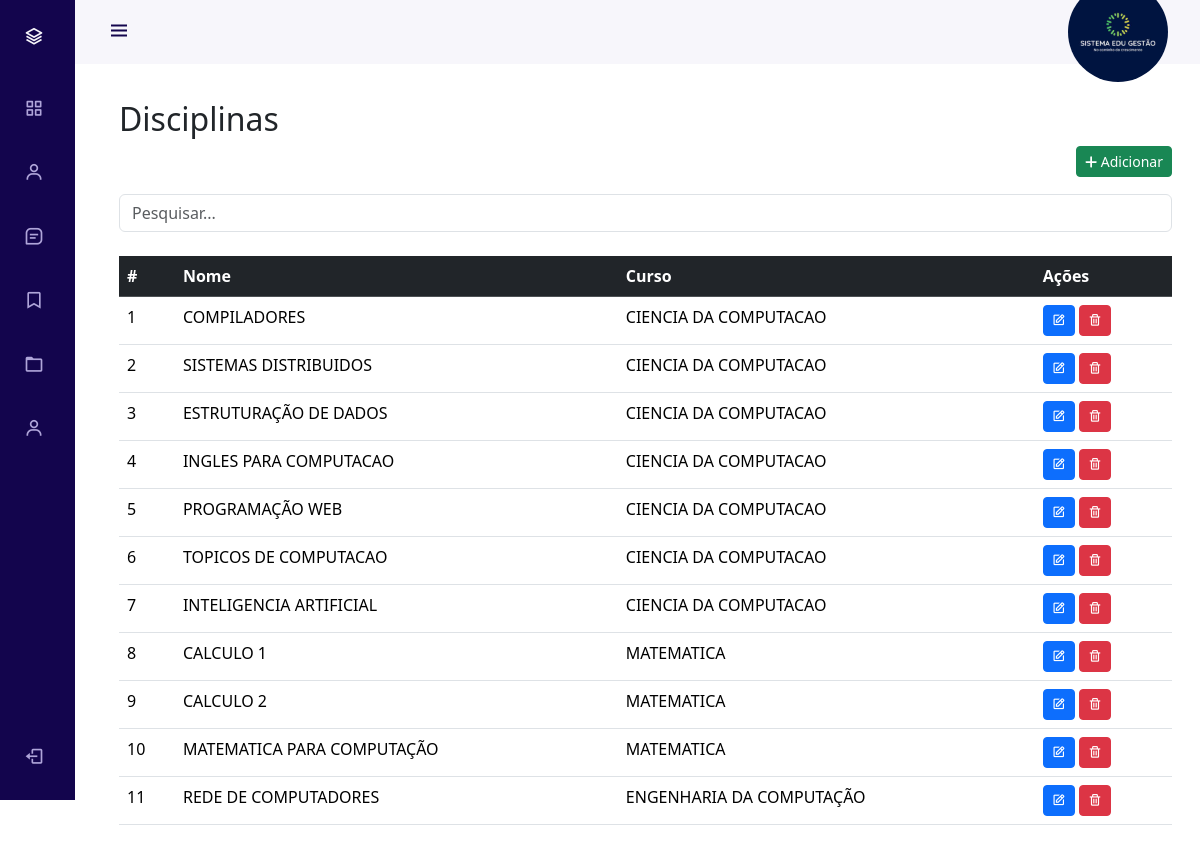
The page /view/subjects.php (signed in) on the database its author committed.
### tables this page shows
CREATE TABLE `disciplinas` (
  `id` int(11) NOT NULL AUTO_INCREMENT,
  `nome` varchar(255) NOT NULL,
  `curso_id` int(11) DEFAULT NULL,
  PRIMARY KEY (`id`),
  KEY `curso_id` (`curso_id`),
  CONSTRAINT `disciplinas_ibfk_1` FOREIGN KEY (`curso_id`) REFERENCES `cursos` (`id`)
);

CREATE TABLE `cursos` (
  `id` int(11) NOT NULL AUTO_INCREMENT,
  `nome` varchar(100) NOT NULL,
  `origem` set('Exatas','Humanas','Biologicas') DEFAULT NULL,
  `carga_horaria` varchar(10) DEFAULT NULL,
  `descricao` varchar(200) DEFAULT NULL,
  `status` tinyint(4) DEFAULT NULL,
  PRIMARY KEY (`id`)
);

### view/subjects.php (the view, shortened to what this page needs)
<?php
require_once('../config/config.php');
try {
    $query = "SELECT disciplinas.id, disciplinas.nome as disciplina, cursos.nome as curso FROM disciplinas LEFT JOIN cursos on cursos.id = disciplinas.curso_id";
    $stmt = $pdo->query($query);
} catch (PDOException $e) {
    echo "Erro: " . $e->getMessage();
}
?>
<!DOCTYPE html>
<html lang="pt-br">
<?php require('./header-in.php'); ?>
<body id="body-pd">
    <?php require "./navBar.php" ?>
    <div class="height-100 main_components" >
        <div class="container">
            <div style="display: flex; justify-content: space-between;">
                <h2 class="text-left">Disciplinas</h2>
            </div>
            <a class="btn btn-success btn-sm float-end" href="./addSubjects.php">
                <i class="fa-solid fa-plus"></i> Adicionar
            </a>
            <br>
            <br>
            <div>
                <input type="text" class="form-control" name="buscar" id="buscar" placeholder="Pesquisar..." />
            </div>
            <br>
            <div class="">
                <table class="table table-hover">
                    <thead class="table-dark">
                        <tr>
                            <th>#</th>
                            <th>Nome</th>
                            <th>Curso</th>
                            <th>Ações</th>
                        </tr>
                    </thead>
                    <tbody>
                        <?php
                            while ($row = $stmt->fetch(PDO::FETCH_ASSOC)) :
                        ?>
                        <tr>
                            <td><?php echo $row['id'] ?></td>
                            <td><?php echo $row['disciplina'] ?></td>
                            <td><?php echo $row['curso'] ?></td>
                            <td>
                                <a href="#editar" class="btn btn-primary btn-sm" title="Editar">
                                    <i class='bx bx-edit'></i>
                                </a>
                                <a href="#excluir" class="btn btn-danger btn-sm" title="Excluir">
                                    <i class='bx bx-trash'></i>
                                </a>
                            </td>
                        </tr>
                        <?php
                            endwhile;
                        ?>
                    </tbody>
                </table>
            </div>
            <br>
            <br>
            <br>
        </div>
    </div>
</body>
</html>

### styles/styles.css (style rules this page uses)
:root { --header-height: 3rem; --nav-width: 75px; --first-color: #13054d; --first-color-light: #AFA5D9; --white-color: #F7F6FB; --body-font: 'Nunito', sans-serif; --normal-font-size: 1rem; --z-fixed: 100 }
body { position: relative; margin: var(--header-height) 0 0 0; padding: 0 1rem; font-family: var(--body-font); font-size: var(--normal-font-size); transition: .5s }
a { text-decoration: none }
.height-100 { height: 100vh }
.main_components { padding-top: 100px; }
@media screen and (min-width: 768px) { body { margin: calc(var(--header-height) + 1rem) 0 0 0; padding-left: calc(var(--nav-width) + 2rem) } }

### rows shown on the page
disciplinas: id "1", nome "COMPILADORES", curso.nome "CIENCIA DA COMPUTACAO"
disciplinas: id "2", nome "SISTEMAS DISTRIBUIDOS", curso.nome "CIENCIA DA COMPUTACAO"
disciplinas: id "3", nome "ESTRUTURAÇÃO DE DADOS", curso.nome "CIENCIA DA COMPUTACAO"
disciplinas: id "4", nome "INGLES PARA COMPUTACAO", curso.nome "CIENCIA DA COMPUTACAO"
disciplinas: id "5", nome "PROGRAMAÇÃO WEB", curso.nome "CIENCIA DA COMPUTACAO"
disciplinas: id "6", nome "TOPICOS DE COMPUTACAO", curso.nome "CIENCIA DA COMPUTACAO"
disciplinas: id "7", nome "INTELIGENCIA ARTIFICIAL", curso.nome "CIENCIA DA COMPUTACAO"
disciplinas: id "8", nome "CALCULO 1", curso.nome "MATEMATICA"
disciplinas: id "9", nome "CALCULO 2", curso.nome "MATEMATICA"
disciplinas: id "10", nome "MATEMATICA PARA COMPUTAÇÃO", curso.nome "MATEMATICA"
disciplinas: id "11", nome "REDE DE COMPUTADORES", curso.nome "ENGENHARIA DA COMPUTAÇÃO"
